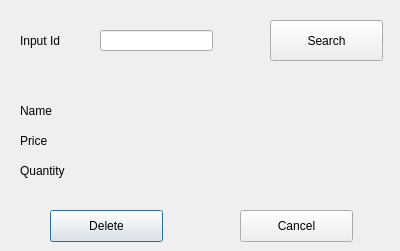
<?xml version="1.0" encoding="UTF-8"?>
<ui version="4.0">
 <class>Delete_item</class>
 <widget class="QDialog" name="Delete_item">
  <property name="geometry">
   <rect>
    <x>0</x>
    <y>0</y>
    <width>400</width>
    <height>251</height>
   </rect>
  </property>
  <property name="windowTitle">
   <string>Delete item</string>
  </property>
  <widget class="QPushButton" name="Cancel">
   <property name="geometry">
    <rect>
     <x>240</x>
     <y>210</y>
     <width>113</width>
     <height>32</height>
    </rect>
   </property>
   <property name="text">
    <string>Cancel</string>
   </property>
  </widget>
  <widget class="QLabel" name="label_2">
   <property name="geometry">
    <rect>
     <x>20</x>
     <y>100</y>
     <width>71</width>
     <height>21</height>
    </rect>
   </property>
   <property name="text">
    <string>Name</string>
   </property>
  </widget>
  <widget class="QLabel" name="label_3">
   <property name="geometry">
    <rect>
     <x>20</x>
     <y>130</y>
     <width>71</width>
     <height>21</height>
    </rect>
   </property>
   <property name="text">
    <string>Price</string>
   </property>
  </widget>
  <widget class="QPushButton" name="Search">
   <property name="geometry">
    <rect>
     <x>270</x>
     <y>20</y>
     <width>113</width>
     <height>41</height>
    </rect>
   </property>
   <property name="text">
    <string>Search</string>
   </property>
  </widget>
  <widget class="QPushButton" name="Delete">
   <property name="geometry">
    <rect>
     <x>50</x>
     <y>210</y>
     <width>113</width>
     <height>32</height>
    </rect>
   </property>
   <property name="text">
    <string>Delete</string>
   </property>
   <property name="autoDefault">
    <bool>false</bool>
   </property>
   <property name="default">
    <bool>true</bool>
   </property>
   <property name="flat">
    <bool>false</bool>
   </property>
  </widget>
  <widget class="QLabel" name="label">
   <property name="geometry">
    <rect>
     <x>20</x>
     <y>30</y>
     <width>71</width>
     <height>21</height>
    </rect>
   </property>
   <property name="text">
    <string>Input Id</string>
   </property>
  </widget>
  <widget class="QLineEdit" name="Id">
   <property name="geometry">
    <rect>
     <x>100</x>
     <y>30</y>
     <width>113</width>
     <height>21</height>
    </rect>
   </property>
  </widget>
  <widget class="QLabel" name="label_4">
   <property name="geometry">
    <rect>
     <x>20</x>
     <y>160</y>
     <width>71</width>
     <height>21</height>
    </rect>
   </property>
   <property name="text">
    <string>Quantity</string>
   </property>
  </widget>
  <widget class="QLabel" name="Name">
   <property name="geometry">
    <rect>
     <x>100</x>
     <y>100</y>
     <width>111</width>
     <height>20</height>
    </rect>
   </property>
   <property name="text">
    <string/>
   </property>
  </widget>
  <widget class="QLabel" name="error">
   <property name="geometry">
    <rect>
     <x>18</x>
     <y>60</y>
     <width>191</width>
     <height>31</height>
    </rect>
   </property>
   <property name="text">
    <string/>
   </property>
   <property name="alignment">
    <set>Qt::AlignCenter</set>
   </property>
  </widget>
  <widget class="QLabel" name="Price">
   <property name="geometry">
    <rect>
     <x>100</x>
     <y>130</y>
     <width>111</width>
     <height>20</height>
    </rect>
   </property>
   <property name="text">
    <string/>
   </property>
  </widget>
  <widget class="QLabel" name="Qty">
   <property name="geometry">
    <rect>
     <x>100</x>
     <y>160</y>
     <width>111</width>
     <height>20</height>
    </rect>
   </property>
   <property name="text">
    <string/>
   </property>
  </widget>
 </widget>
 <tabstops>
  <tabstop>Id</tabstop>
  <tabstop>Search</tabstop>
  <tabstop>Delete</tabstop>
  <tabstop>Cancel</tabstop>
 </tabstops>
 <resources/>
 <connections/>
</ui>
